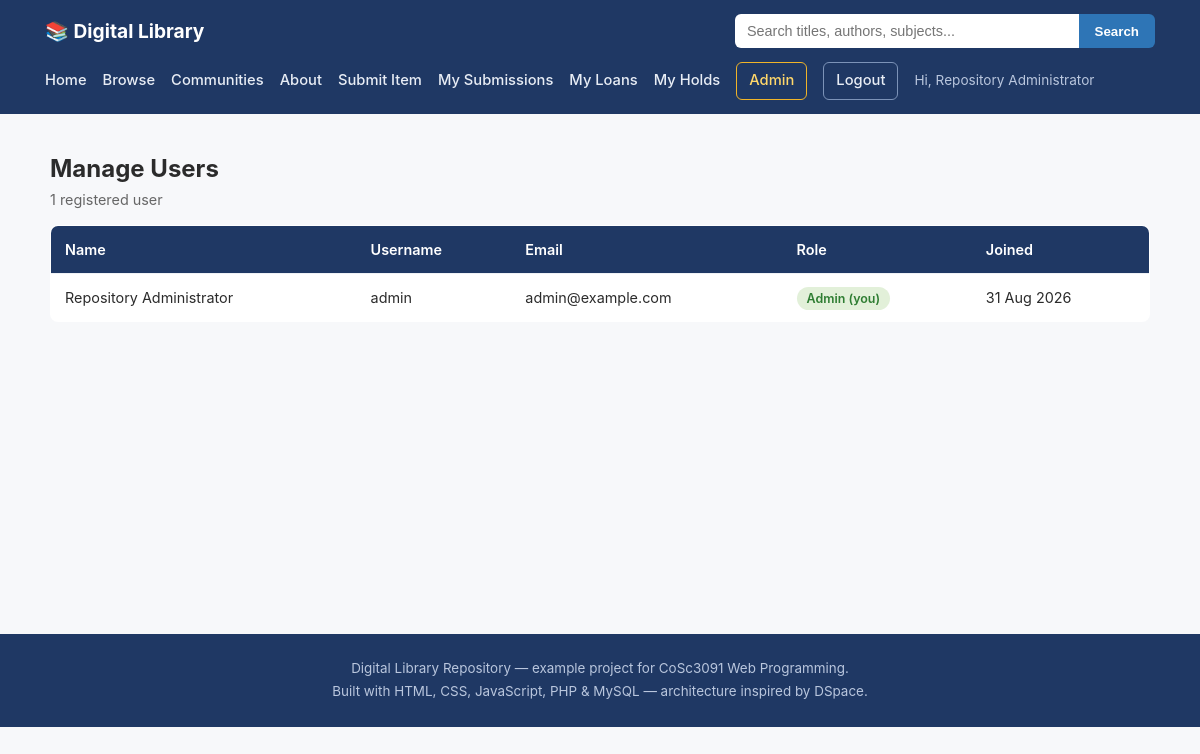
/admin/manage_users.php (signed in), run on the app's committed database.
### tables this page shows
CREATE TABLE IF NOT EXISTS users (
  id INT AUTO_INCREMENT PRIMARY KEY,
  full_name VARCHAR(100) NOT NULL,
  email VARCHAR(150) NOT NULL UNIQUE,
  username VARCHAR(50) NOT NULL UNIQUE,
  password VARCHAR(255) NOT NULL,
  role ENUM('admin','librarian','user') NOT NULL DEFAULT 'user',
  membership_no VARCHAR(20) UNIQUE DEFAULT NULL,
  phone VARCHAR(30) DEFAULT NULL,
  address VARCHAR(255) DEFAULT NULL,
  max_loans INT UNSIGNED NOT NULL DEFAULT 3,
  membership_status ENUM('active','suspended') NOT NULL DEFAULT 'active',
  created_at TIMESTAMP DEFAULT CURRENT_TIMESTAMP,
  INDEX idx_membership_no (membership_no)
);

### includes/functions.php (called while the page is built, shortened)
<?php
function current_user_id() {
    return $_SESSION['user_id'] ?? null;
}
function format_date($date) {
    return date('d M Y', strtotime($date));
}

### admin/manage_users.php (the view, shortened to what this page needs)
<?php
require_once '../includes/db_connect.php';
require_once '../includes/functions.php';
$pg = get_pagination_params(25, 100);
$total_rows = $conn->query("SELECT COUNT(*) c FROM users")->fetch_assoc()['c'];
$stmt = $conn->prepare("SELECT id, full_name, email, username, role, created_at FROM users ORDER BY created_at DESC LIMIT ? OFFSET ?");
$stmt->bind_param("ii", $pg['per_page'], $pg['offset']);
$stmt->execute();
$users = $stmt->get_result();
require_once '../includes/header.php';
?>
<section class="page-section wide">
  <h1>Manage Users</h1>
  <p class="result-count"><?php echo number_format($total_rows); ?> registered user<?php echo $total_rows == 1 ? '' : 's'; ?></p>
  <table class="item-table">
    <thead><tr><th>Name</th><th>Username</th><th>Email</th><th>Role</th><th>Joined</th></tr></thead>
    <tbody>
      <?php while ($u = $users->fetch_assoc()): ?>
        <tr>
          <td><?php echo htmlspecialchars($u['full_name']); ?></td>
          <td><?php echo htmlspecialchars($u['username']); ?></td>
          <td><?php echo htmlspecialchars($u['email']); ?></td>
          <td>
            <?php if ($u['id'] == current_user_id()): ?>
              <span class="status-badge status-approved"><?php echo ucfirst($u['role']); ?> (you)</span>
            <?php endif; ?>
          </td>
          <td><?php echo format_date($u['created_at']); ?></td>
        </tr>
      <?php endwhile; ?>
    </tbody>
  </table>
</section>
<?php
require_once '../includes/footer.php';
?>

### css/style.css (style rules this page uses)
* { box-sizing: border-box; margin: 0; padding: 0; }
body { font-family: -apple-system, BlinkMacSystemFont, "Segoe UI", Roboto, Helvetica, Arial, sans-serif; color: #2b2b2b; background: #f7f8fa; line-height: 1.6; }
.page-section { max-width: 900px; margin: 0 auto; }
.page-section.wide { max-width: 1100px; }
.item-table { width: 100%; border-collapse: collapse; background: #fff; border: 1px solid #e5e9f0; border-radius: 8px; overflow: hidden; margin-bottom: 20px; }
.item-table th, .item-table td { padding: 12px 14px; text-align: left; border-bottom: 1px solid #eef1f5; font-size: 0.9rem; }
.item-table th { background: #1f3864; color: #fff; font-weight: 600; }
.item-table tr:last-child td { border-bottom: none; }
.result-count { color: #666; margin-bottom: 14px; font-size: 0.9rem; }
.status-badge { padding: 4px 10px; border-radius: 12px; font-size: 0.78rem; font-weight: 600; }
.status-approved { background: #e2f0d9; color: #2e7d32; }

### data on the page
users: full_name "Repository Administrator", username "admin", email "admin@example.com", role "Admin", created_at "31 Aug 2026"

### other printed values
$_SESSION['full_name'] "Repository Administrator"
$total_rows "1"
